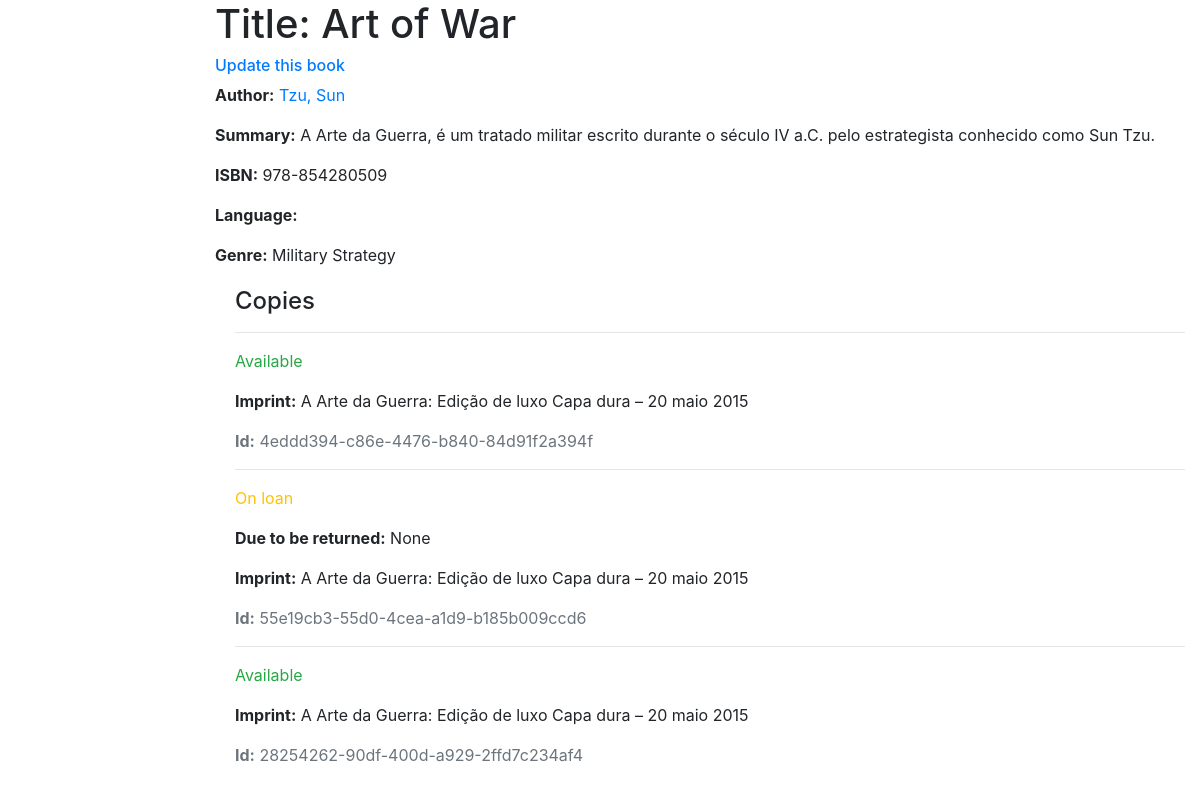
/catalog/book/2, run on an earlier commit of the app's database.
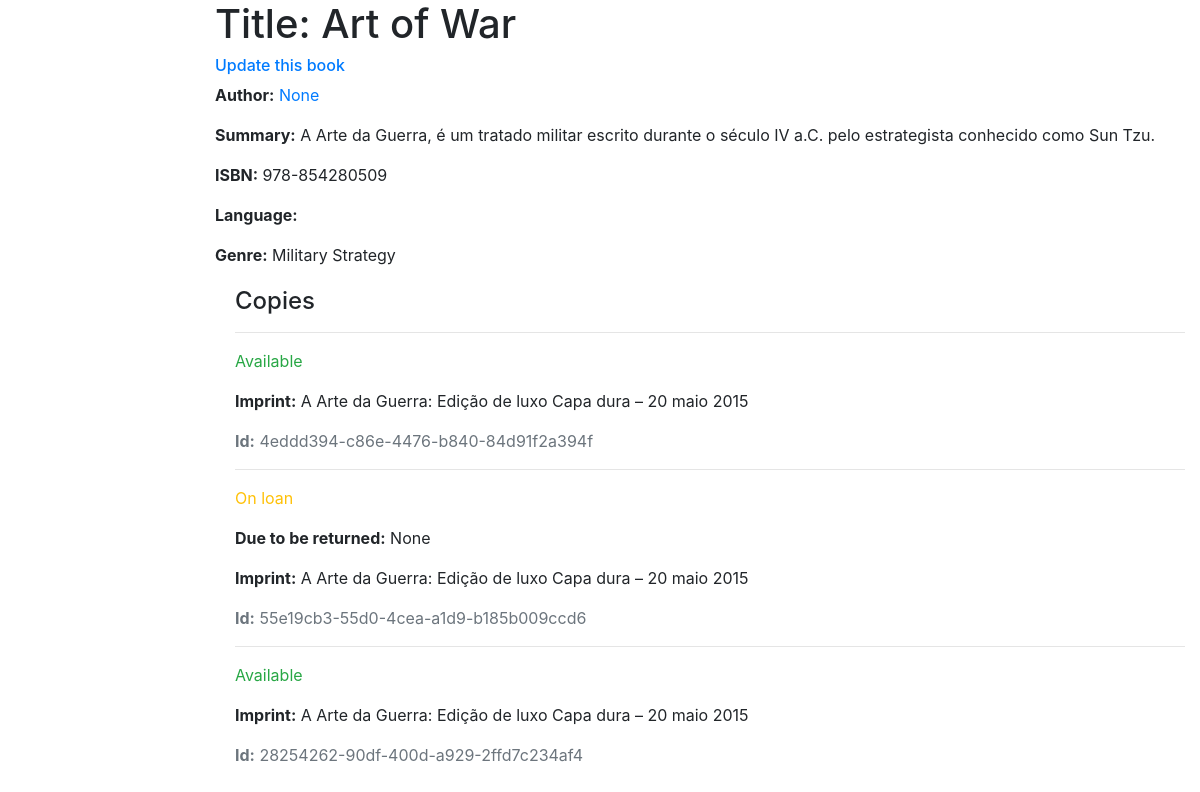
And on a later commit of the database.
### catalog/models.py (models this page shows, shortened)
class Book(models.Model):
    title = models.CharField(max_length=200)
    author = models.ForeignKey('Author', on_delete=models.SET_NULL, null=True)
    summary = models.TextField(max_length=1000, help_text='Enter a brief description of the book')
    isbn = models.CharField('ISBN', max_length=13, help_text='13 Character <a href="https://www.isbn-international.org/content/what-isbn">ISBN number</a>')
    genre = models.ManyToManyField(Genre, help_text='Select a genre for this book')
    def display_genre(self):
        return ', '.join(genre.name for genre in self.genre.all()[:3])
    display_genre.short_description = 'Genre'

class Author(models.Model):
    first_name = models.CharField(max_length=100)
    last_name = models.CharField(max_length=100)
    date_of_birth = models.DateField(null=True, blank=True)
    date_of_death = models.DateField('Died', null=True, blank=True)
    class Meta:
        ordering = ['last_name', 'first_name']
    def get_absolute_url(self):
        return reverse('author-detail', args=[str(self.id)])
    def __str__(self):
        return f'{self.last_name}, {self.first_name}'

### catalog/views.py (the view, shortened to what this page needs)
# urls.py: path('book/<int:pk>', views.BookDetailView.as_view(), name='book-detail'),
class BookDetailView(generic.DetailView):
    model = Book

### catalog/models.py (called while the page is built)
    def __str__(self):
        return self.name

### templates/catalog/book_detail.html
{% extends 'base.html' %}
{% block content %}
  <h1>Title: {{ book.title }}</h1>
  <h6>
    <a href="{% url 'book-update' book.pk %}">Update this book</a>
  </h6>
  <p><strong>Author:</strong> <a href="{{book.author.get_absolute_url}}">{{ book.author }}</a></p>
  <p><strong>Summary:</strong> {{ book.summary }}</p>
  <p><strong>ISBN:</strong> {{ book.isbn }}</p>
  <p><strong>Language:</strong> {{ book.language }}</p>
  <p><strong>Genre:</strong> {% for genre in book.genre.all %} {{ genre }}{% if not forloop.last %}, {% endif %}{% endfor %}</p>
  <div style="margin-left:20px;margin-top:20px">
    <h4>Copies</h4>
    {% for copy in book.bookinstance_set.all %}
      <hr>
      <p class="{% if copy.status == 'a' %}text-success{% elif copy.status == 'm' %}text-danger{% else %}text-warning{% endif %}">{{ copy.get_status_display }}</p>
      {% if copy.status != 'a' %}
        <p><strong>Due to be returned:</strong> {{copy.due_back}}</p>
      {% endif %}
      <p><strong>Imprint:</strong> {{copy.imprint}}</p>
      <p class="text-muted"><strong>Id:</strong> {{copy.id}}</p>
    {% endfor %}
  </div>
{% endblock %}

What changed in the data, as far as the page shows it:
changed Book "Art of War": author "Tzu, Sun" → "None"
